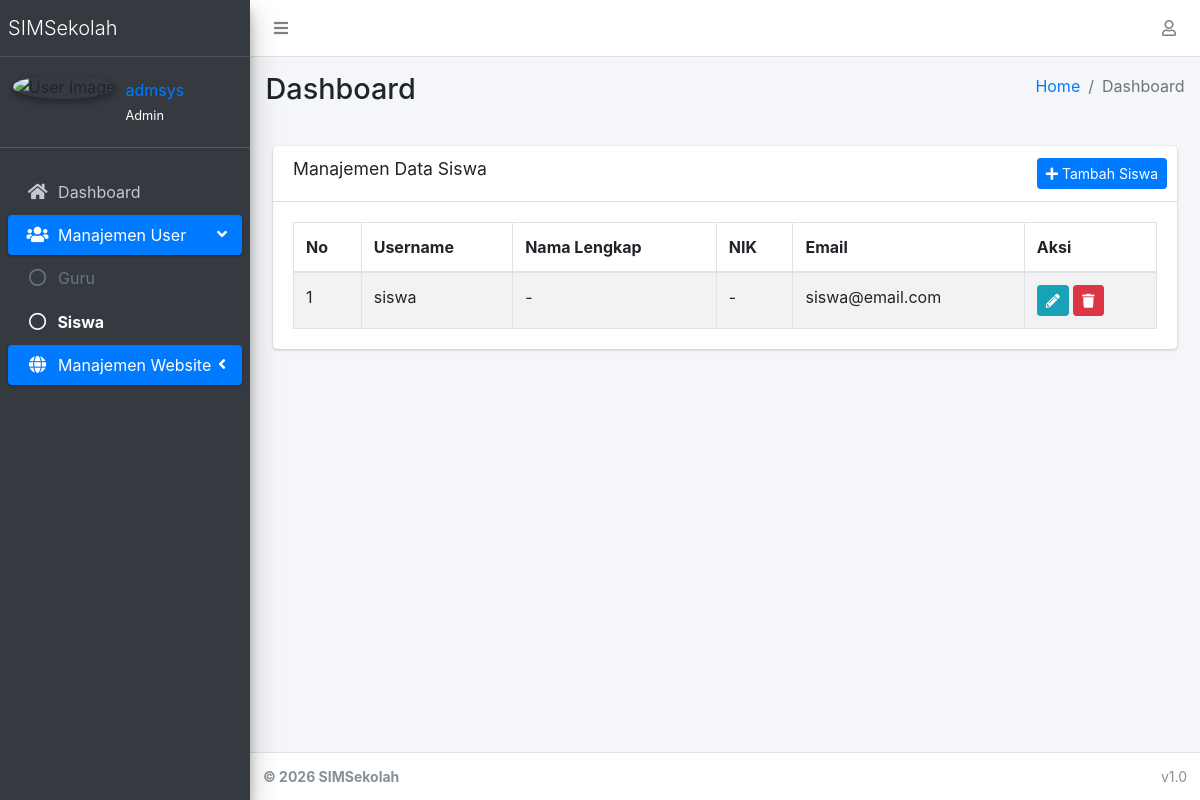
The page /accounts/students/ (signed in) on the database as committed earlier.
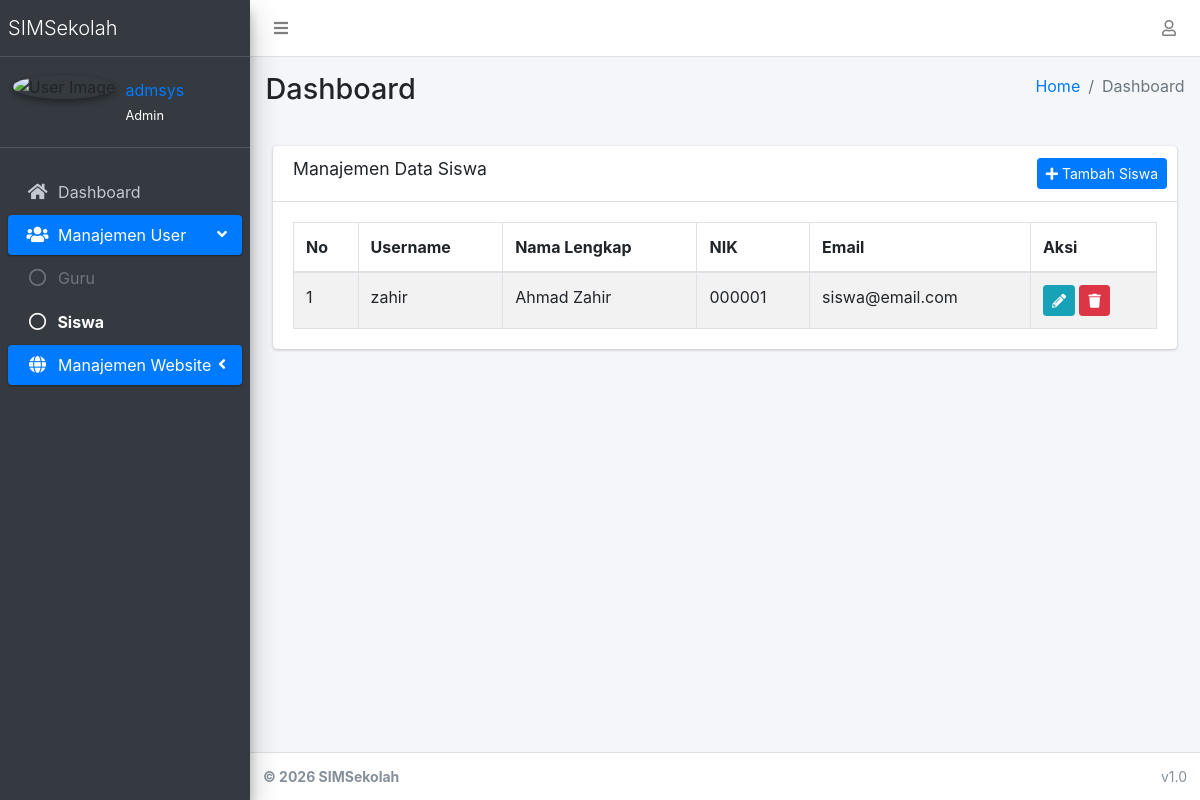
The same page on the database as committed later.
### apps/accounts/models.py (models this page shows, shortened)
class User(AbstractUser):
    role = models.CharField(
        max_length=20,
        choices=(
            ('admin', 'Admin'),
            ('teacher', 'Teacher'),
            ('student', 'Student'),
        ),
        default='student'
    )

class UserProfile(models.Model):
    GENDER_CHOICES = (
        ('L', 'Laki-laki'),
        ('P', 'Perempuan'),
    )
    user = models.OneToOneField(User, on_delete=models.CASCADE)
    nama_lengkap = models.CharField(max_length=150, blank=True)
    nik = models.CharField(max_length=16, blank=True)
    jenis_kelamin = models.CharField(max_length=1, choices=GENDER_CHOICES, blank=True)
    tempat_lahir = models.CharField(max_length=100, blank=True)
    tanggal_lahir = models.DateField(null=True, blank=True)
    nama_ibu_kandung = models.CharField(max_length=150, blank=True)
    nama_sekolah = models.CharField(max_length=200, blank=True)
    npsn = models.CharField(max_length=20, blank=True)
    alamat_sekolah = models.TextField(blank=True)
    email_unit_kerja = models.EmailField(blank=True)
    alamat_rumah = models.TextField(blank=True)
    no_hp = models.CharField(max_length=20, blank=True)
    email_pribadi = models.EmailField(blank=True)
    pendidikan_terakhir = models.CharField(max_length=100, blank=True)
    jurusan = models.CharField(max_length=100, blank=True)
    gelar = models.CharField(max_length=50, blank=True)
    scan_ktp = models.FileField(upload_to='documents/ktp/', blank=True, null=True)
    scan_kk = models.FileField(upload_to='documents/kk/', blank=True, null=True)
    scan_sk = models.FileField(upload_to='documents/sk/', blank=True, null=True)

### apps/accounts/views.py (the view)
# urls.py: path('students/', views.student_list, name='student_list'),
@admin_only
def student_list(request):
    students = User.objects.filter(role='student')
    return render(request, 'accounts/student_list.html', {'students': students})

### apps/accounts/templatetags/account_tags.py (called while the page is built)
@register.inclusion_tag('accounts/partials/user_info.html', takes_context=True)
def user_profile_info(context):
    request = context['request']
    user = request.user
    return {
        'profile': user.userprofile if user.is_authenticated else None,
        'user': user
    }

### apps/accounts/templates/accounts/student_list.html (shortened to what this page needs)
{% extends 'admin/base.html' %}
{% load static %}
{% block content %}
<div class="container-fluid">
    <div class="row">
        <div class="col-12">
            <div class="card">
                <div class="card-header">
                    <h3 class="card-title">Manajemen Data Siswa</h3>
                    <div class="card-tools">
                        <a href="{% url 'accounts:student_create' %}" class="btn btn-primary btn-sm">
                            <i class="fas fa-plus"></i> Tambah Siswa
                        </a>
                    </div>
                </div>
                <div class="card-body">
                    <table id="example1" class="table table-bordered table-striped">
                        <thead>
                            <tr>
                                <th>No</th>
                                <th>Username</th>
                                <th>Nama Lengkap</th>
                                <th>NIK</th>
                                <th>Email</th>
                                <th>Aksi</th>
                            </tr>
                        </thead>
                        <tbody>
                            {% for student in students %}
                            <tr>
                                <td>{{ forloop.counter }}</td>
                                <td>{{ student.username }}</td>
                                <td>{{ student.userprofile.nama_lengkap|default:"-" }}</td>
                                <td>{{ student.userprofile.nik|default:"-" }}</td>
                                <td>{{ student.email }}</td>
                                <td>
                                    <a href="{% url 'accounts:student_edit' student.pk %}" class="btn btn-info btn-sm">
                                        <i class="fas fa-pencil-alt"></i>
                                    </a>
                                    <button class="btn btn-danger btn-sm" onclick="confirmDelete('{{ student.pk }}', '{{ student.username }}')">
                                        <i class="fas fa-trash"></i>
                                    </button>
                                </td>
                            </tr>
                            {% empty %}
                            <tr>
                                <td colspan="6" class="text-center">Belum ada data murid.</td>
                            </tr>
                            {% endfor %}
                        </tbody>
                    </table>
                </div>
                </div>
        </div>
    </div>
</div>
{% endblock %}

Rows that differ between the two databases and show on the page:
changed User "siswa@email.com": username "siswa" → "zahir"; userprofile.nama_lengkap "-" → "Ahmad Zahir"; userprofile.nik "-" → "000001"
